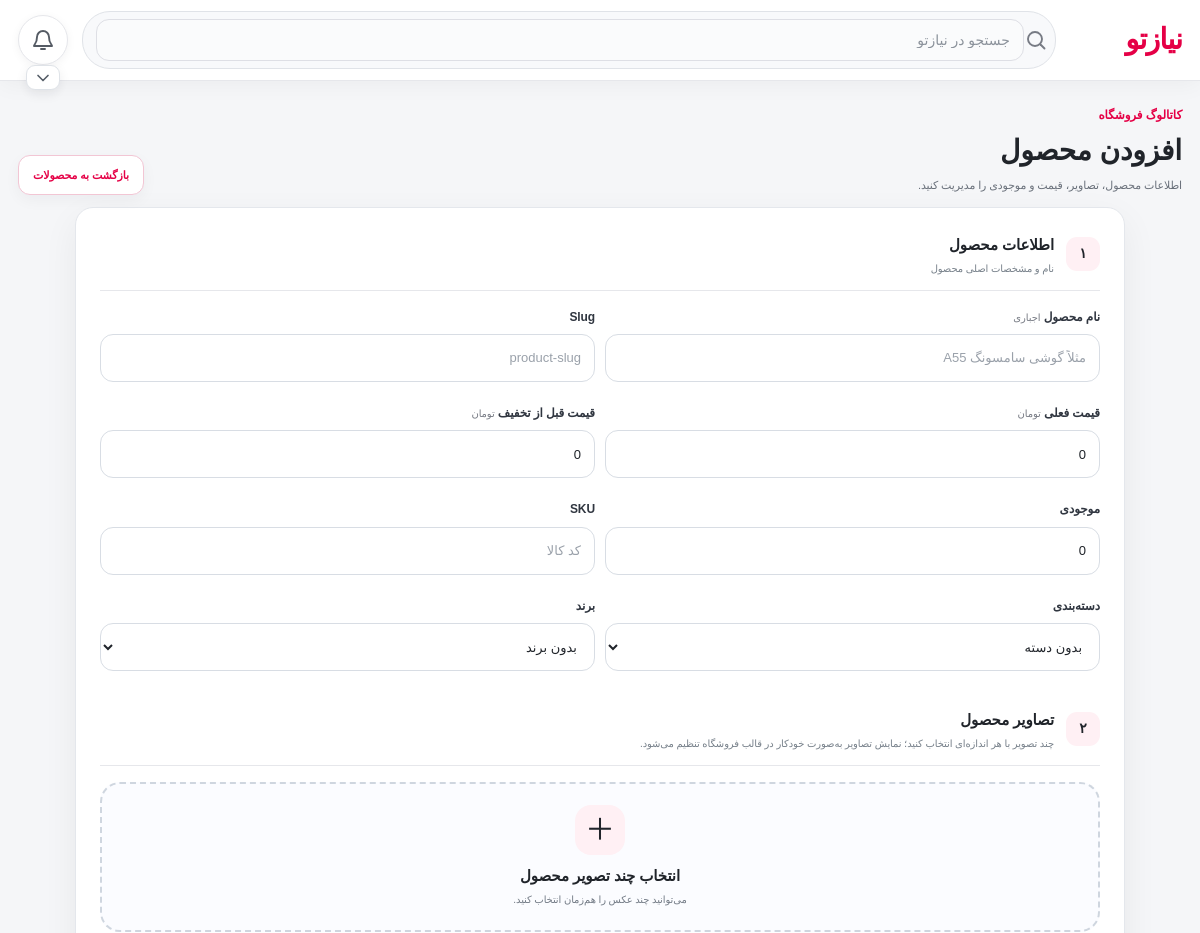
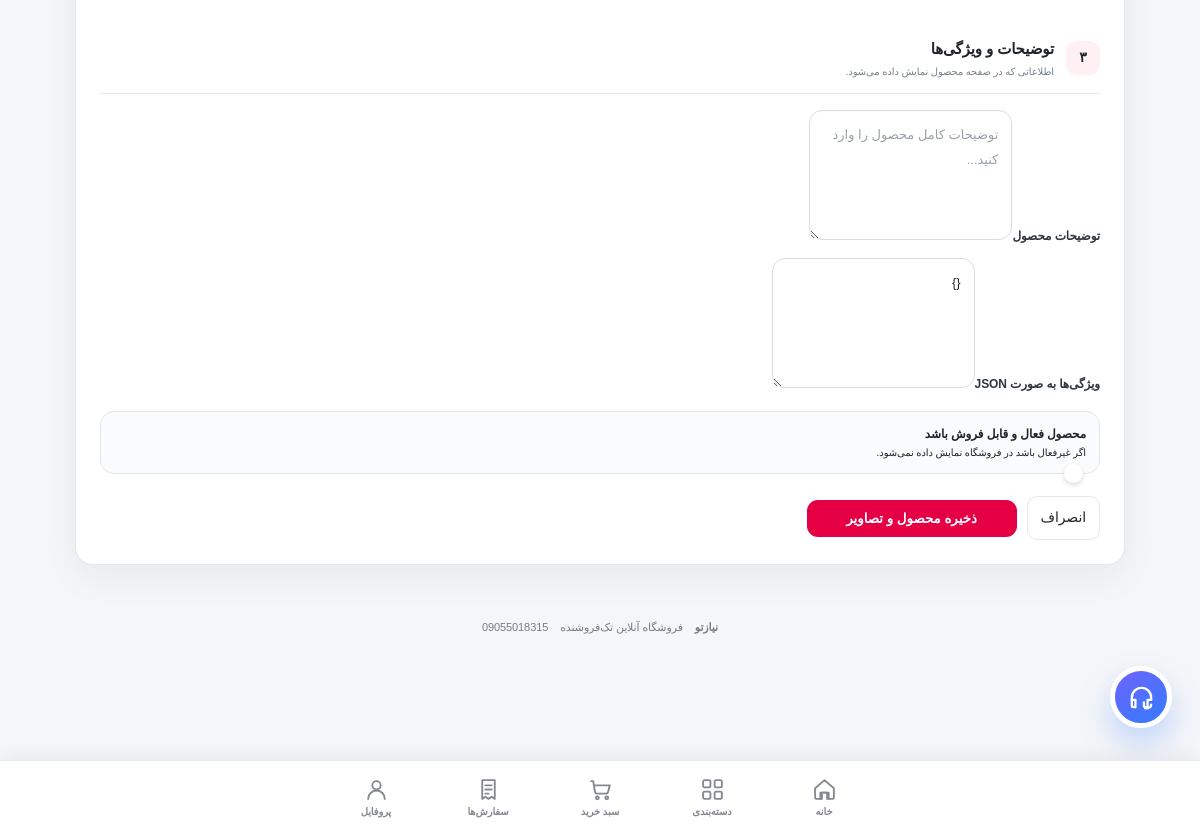
The page /admin/product/new on the database its author committed (2 pictures, top to bottom).
### app/models.py (models this page shows)
class SiteSetting(db.Model):
    id=db.Column(db.Integer,primary_key=True)
    key=db.Column(db.String(160),unique=True,nullable=False)
    value=db.Column(db.Text,default="")

### app/routes.py (the view)
@main.route("/admin/product/new",methods=["GET","POST"])
@admin_required
def product_new(): return product_edit(None)

### app/__init__.py (called while the page is built)
def _setting(key,default=""):
    from .models import SiteSetting
    x=db.session.execute(db.select(SiteSetting).filter_by(key=key)).scalar_one_or_none()
    return x.value if x else default

### app/routes.py (called while the page is built, shortened)
def preview_enabled():
    return PREVIEW_MODE

def ensure_preview_user():
    if not preview_enabled():
        return None
    username="__preview_admin__"
    u=User.query.filter_by(username=username).first()
    if not u:
        u=User(username=username,password_hash=generate_password_hash(secrets.token_urlsafe(24)),phone="",full_name="مدیر نسخه نمایشی",is_admin=True,role="admin",is_active=True)
        db.session.add(u); db.session.commit()
    elif not u.is_admin or not u.is_active:
        u.is_admin=True; u.role="admin"; u.is_active=True; db.session.commit()
    session["user_id"]=u.id
    session["preview_mode"]=True
    return u

def csrf():
    if "_csrf" not in session: session["_csrf"]=secrets.token_urlsafe(32)
    return session["_csrf"]

@main.app_context_processor
def template_globals(): return {"csrf_token":csrf}

@main.before_request
def protect():
    if request.method=="POST" and request.form.get("_csrf")!=session.get("_csrf"): abort(400,"CSRF token invalid")
    if preview_enabled():
        ensure_preview_user()
        return None

def admin_required(f):
    @wraps(f)
    def w(*a,**k):
        if preview_enabled():
            u=ensure_preview_user()
            if u: return f(*a,**k)
        u=db.session.get(User,session.get("user_id"))
        if not u or not u.is_admin: abort(403)
        return f(*a,**k)
    return w

@main.route("/admin/product/<int:product_id>/edit",methods=["GET","POST"])
@admin_required
def product_edit(product_id):
    p=db.session.get(Product,product_id) if product_id else None
    cats=Category.query.filter_by(is_active=True).order_by(Category.name).all()
    brands=Brand.query.filter_by(is_active=True).order_by(Brand.name).all()
    images=ProductImage.query.filter_by(product_id=p.id).order_by(ProductImage.sort_order.asc(),ProductImage.id.asc()).all() if p else []
    return render_template("product_form.html",product=p,categories=cats,brands=brands,product_images=images)

### app/templates/product_form.html (shortened to what this page needs)
{% extends "base.html" %}
{% block content %}
<div class="section-head admin-products-head">
  <div><span class="eyebrow">کاتالوگ فروشگاه</span><h1>{{'ویرایش محصول' if product else 'افزودن محصول'}}</h1><p class="muted">اطلاعات محصول، تصاویر، قیمت و موجودی را مدیریت کنید.</p></div>
  <a class="outline" href="{{url_for('main.admin_products')}}">بازگشت به محصولات</a>
</div>
<form id="product-form" class="card form-card professional-product-form" method="post" enctype="multipart/form-data">
  <div class="form-section-title"><span>۱</span><div><b>اطلاعات محصول</b><small>نام و مشخصات اصلی محصول</small></div></div>
  <div class="form-grid">
    <label class="field"><span>نام محصول <em>اجباری</em></span><input name="name" value="{{product.name if product else ''}}" required placeholder="مثلاً گوشی سامسونگ A55"></label>
    <label class="field"><span>Slug</span><input name="slug" value="{{product.slug if product else ''}}" placeholder="product-slug"></label>
    <label class="field"><span>قیمت فعلی <em>تومان</em></span><input name="price" type="number" min="0" value="{{product.price if product else 0}}" required></label>
    <label class="field"><span>قیمت قبل از تخفیف <em>تومان</em></span><input name="compare_price" type="number" min="0" value="{{product.compare_price if product else 0}}"></label>
    <label class="field"><span>موجودی</span><input name="stock" type="number" min="0" value="{{product.stock if product else 0}}"></label>
    <label class="field"><span>SKU</span><input name="sku" value="{{product.sku if product else ''}}" placeholder="کد کالا"></label>
    <label class="field"><span>دسته‌بندی</span><select name="category_id"><option value="">بدون دسته</option></select></label>
    <label class="field"><span>برند</span><select name="brand_id"><option value="">بدون برند</option></select></label>
  </div>
  <div class="form-section-title product-section-space"><span>۲</span><div><b>تصاویر محصول</b><small>چند تصویر با هر اندازه‌ای انتخاب کنید؛ نمایش تصاویر به‌صورت خودکار در قالب فروشگاه تنظیم می‌شود.</small></div></div>
  <div class="product-image-uploader">
    <label class="product-upload-zone" for="product-images">
      <span class="upload-plus">＋</span>
      <strong>انتخاب چند تصویر محصول</strong>
      <small>می‌توانید چند عکس را هم‌زمان انتخاب کنید.</small>
    </label>
  </div>
  <div class="form-section-title product-section-space"><span>۳</span><div><b>توضیحات و ویژگی‌ها</b><small>اطلاعاتی که در صفحه محصول نمایش داده می‌شود.</small></div></div>
  <label class="field"><span>توضیحات محصول</span><textarea name="description" placeholder="توضیحات کامل محصول را وارد کنید...">{{product.description if product else ''}}</textarea></label>
  <label class="field"><span>ویژگی‌ها به صورت JSON</span><textarea name="attributes" placeholder='{"رنگ":"مشکی","حافظه":"256GB"}'>{{product.attributes if product else '{}'}}</textarea></label>
  <label class="toggle-row product-active-toggle"><span><b>محصول فعال و قابل فروش باشد</b><small>اگر غیرفعال باشد در فروشگاه نمایش داده نمی‌شود.</small></span></label>
  <div class="product-form-actions"><a class="outline" href="{{url_for('main.admin_products')}}">انصراف</a><button class="btn admin-save-product" type="submit">ذخیره محصول و تصاویر</button></div>
</form>
{% endblock %}

### app/templates/base.html (shortened to what this page needs)
<!doctype html><html lang="fa" dir="rtl"><head><link rel="stylesheet" href="{{url_for('static',filename='style.css')}}"></head><body>
<header class="topbar"><div class="topbar-inner"><div class="top-main"><a class="brand" href="{{url_for('main.index')}}">{{site_name or 'نیازتو'}}</a><div class="search-row"><form class="search-box" action="{{url_for('main.shop')}}" method="get"><svg class="svg-icon search-svg"><use href="#i-search"/></svg><input name="q" placeholder="جستجو در {{site_name or 'نیازتو'}}" value="{{request.args.get('q','')}}"></form></div><div class="header-actions"><a class="bell-btn" href="{{url_for('main.notifications')}}" aria-label="اعلان‌ها"><svg class="svg-icon"><use href="#i-bell"/></svg></a><details class="track-menu track-below-bell"><summary aria-label="پیگیری مرسوله"><svg class="svg-icon"><use href="#i-chevron"/></svg></summary></details></div></div></div></header>
<main class="page-wrap">{% with msgs=get_flashed_messages() %}{% for m in msgs %}<div class="flash">{{m}}</div>{% endfor %}{% endwith %}{% block content %}{% endblock %}</main>
<a class="support-fab" href="{{url_for('main.support')}}" aria-label="پشتیبانی"><svg class="fab-headset"><use href="#i-headset"/></svg></a>
<nav class="bottom-nav"><div class="bottom-nav-inner"><a href="{{url_for('main.profile')}}" class="{% if request.endpoint=='main.profile' %}active{% endif %}"><svg class="nav-icon"><use href="#i-user"/></svg><small>پروفایل</small></a><a href="{{url_for('main.orders')}}" class="{% if request.endpoint=='main.orders' %}active{% endif %}"><svg class="nav-icon"><use href="#i-receipt"/></svg><small>سفارش‌ها</small></a><a href="{{url_for('main.cart')}}" class="{% if request.endpoint in ['main.cart','main.checkout'] %}active{% endif %}"><svg class="nav-icon"><use href="#i-cart"/></svg><small>سبد خرید</small></a><a href="{{url_for('main.shop')}}" class="{% if request.endpoint in ['main.shop','main.product'] %}active{% endif %}"><svg class="nav-icon"><use href="#i-grid"/></svg><small>دسته‌بندی</small></a><a href="{{url_for('main.index')}}" class="{% if request.endpoint=='main.index' %}active{% endif %}"><svg class="nav-icon"><use href="#i-home"/></svg><small>خانه</small></a></div></nav><footer><b>{{site_name or 'نیازتو'}}</b><span>فروشگاه آنلاین تک‌فروشنده</span><span>{{support_phone}}</span></footer>
</body></html>

### rows shown on the page
SiteSetting: value "نیازتو", q "جستجو در نیازتو"
SiteSetting: value "09055018315"

### other values the page prints
{{ 'ویرایش محصول' if product else 'افزودن محصول' }} "افزودن محصول"
